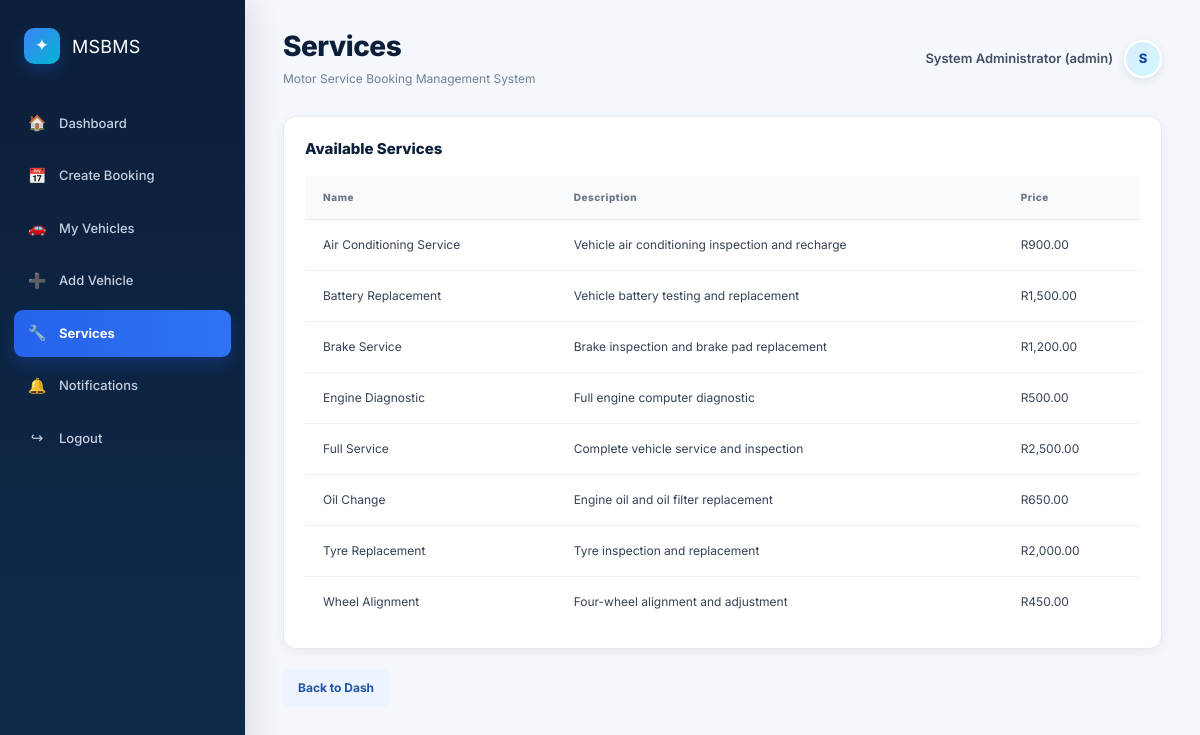
The app's page /public/services.php (signed in) with its own data.
### tables this page shows
CREATE TABLE services (
service_id INT AUTO_INCREMENT PRIMARY KEY,
service_name VARCHAR(150) NOT NULL,
description TEXT,
price DECIMAL(10,2) NOT NULL DEFAULT 0.00,
created_at DATETIME NOT NULL DEFAULT CURRENT_TIMESTAMP);

### app/Core/Session.php (called while the page is built, shortened)
<?php
class Session
{
    public static function userId(): ?int
    {
        return isset($_SESSION['user_id']) ? (int) $_SESSION['user_id'] : null;
    }
    public static function role(): ?string
    {
        return $_SESSION['role'] ?? null;
    }
    public static function fullName(): ?string
    {
        return $_SESSION['full_name'] ?? null;
    }
}

### public/_init.php (called while the page is built, shortened)
<?php
require_once __DIR__ . '/../app/bootstrap.php';
$serviceRepo      = new ServiceRepository($db);
$serviceController      = new ServiceController($serviceRepo);
function e(mixed $value): string
{
    return htmlspecialchars((string)$value, ENT_QUOTES, 'UTF-8');
}

### app/bootstrap.php (called while the page is built, shortened)
<?php
spl_autoload_register(function (string $class): void {
    $directories = [
        __DIR__ . '/Core/',
        __DIR__ . '/Models/',
        __DIR__ . '/Repositories/',
        __DIR__ . '/Services/',
        __DIR__ . '/Controllers/',
    ];
    foreach ($directories as $directory) {
        $file = $directory . $class . '.php';
        if (file_exists($file)) {
            return;
        }
    }
});

### app/Repositories/ServiceRepository.php (called while the page is built, shortened)
<?php
class ServiceRepository
{
    public function all(): array { return $this->db->query('SELECT * FROM services ORDER BY service_name')->fetchAll(); }
}

### app/Controllers/ServiceController.php (called while the page is built, shortened)
<?php
class ServiceController
{
    public function all(): array
    {
        return $this->services->all();
    }
}

### public/services.php (the view, shortened to what this page needs)
<?php
require_once __DIR__ . '/_init.php';
$role     = strtolower((string) Session::role());
$dashboardLink = match ($role) {
    'customer' => 'customer.php',
    'admin'    => 'admin.php',
    'mechanic' => 'mechanic.php',
    default    => 'login.php',
};
$services = $serviceController->all();
?>
<!doctype html>
<html lang="en">
<head>
    <link rel="stylesheet" href="assets/styled.css">
</head>
<body>
<div class="app">
    <aside class="sidebar">
        <div class="logo"><span class="logo-mark">✦</span> MSBMS</div>
        <nav class="nav">
            <a href="<?= e($dashboardLink) ?>"><span class="icon">🏠</span>Dashboard</a>
            <a href="booking_create.php"><span class="icon">📅</span>Create Booking</a>
            <a href="vehicles.php"><span class="icon">🚗</span>My Vehicles</a>
            <a href="vehicle_create.php"><span class="icon">➕</span>Add Vehicle</a>
            <a class="active" href="services.php"><span class="icon">🔧</span>Services</a>
            <a href="notifications.php"><span class="icon">🔔</span>Notifications</a>
            <?php if (Session::userId()): ?>
                <a href="logout.php"><span class="icon">↪</span>Logout</a>
            <?php endif; ?>
        </nav>
    </aside>
    <main class="main">
        <div class="topbar">
            <div class="title">
                <h1>Services</h1>
                <p>Motor Service Booking Management System</p>
            </div>
            <?php if (Session::userId()): ?>
                <div class="user">
                    <span><?= e(Session::fullName()) ?> (<?= e(Session::role()) ?>)</span>
                    <span class="avatar"><?= strtoupper(substr(Session::fullName(), 0, 1)) ?></span>
                </div>
            <?php endif; ?>
        </div>
        <div class="card section">
            <h2>Available Services</h2>
            <div class="table-card">
                <table class="table">
                    <tr>
                        <th>Name</th>
                        <th>Description</th>
                        <th>Price</th>
                    </tr>
                    <?php foreach ($services as $s): ?>
                        <tr>
                            <td><?= e($s['service_name']) ?></td>
                            <td><?= e($s['description']) ?></td>
                            <td>R<?= number_format((float)$s['price'], 2) ?></td>
                        </tr>
                    <?php endforeach; ?>
                </table>
            </div>
        </div>
        <p style="margin-top:20px">
            <a class="btn secondary" href="<?= e($dashboardLink) ?>">Back to Dash</a>
        </p>
    </main>
</div>
</body>
</html>

### public/assets/styled.css (style rules this page uses)
:root { --navy:#0b1f3a; --navy-2:#102b4f; --blue:#2563eb; --blue-dark:#1d4ed8; --blue-soft:#eaf1ff; --cyan:#06b6d4; --green:#16a34a; --green-soft:#eaf8ef; --orange:#d97706; --orange-soft:#fff5df; --red:#dc2626; --red-soft:#feecec; --text:#172033; --muted:#718096; --border:#e6eaf0; --surface:#ffffff; --bg:#f4f7fb; --shadow:0 10px 30px rgba(15,35,65,.07); --shadow-sm:0 3px 12px rgba(15,35,65,.06); }
* { box-sizing:border-box;margin:0;padding:0 }
html { scroll-behavior:smooth }
body { font-family:'Inter',Arial,Helvetica,sans-serif; background:var(--bg); color:var(--text); line-height:1.5; font-size:14px; }
a { text-decoration:none;color:inherit }
.app { display:flex;min-height:100vh }
.sidebar { width:245px; background:linear-gradient(180deg,var(--navy) 0%,#102a4c 100%); padding:20px 14px; position:fixed; left:0;top:0;bottom:0; color:#fff; box-shadow:8px 0 28px rgba(7,22,42,.10); z-index:20; }
.logo { height:52px; display:flex; align-items:center; gap:12px; padding:0 10px; margin-bottom:28px; font-size:18px; letter-spacing:.2px; color:#fff; }
.logo-mark { width:36px;height:36px; border-radius:10px; background:linear-gradient(135deg,#3b82f6,#06b6d4); display:grid;place-items:center; color:#fff;font-size:17px; box-shadow:0 6px 16px rgba(37,99,235,.28); }
.nav { display:flex;flex-direction:column;gap:6px }
.nav a { display:flex; align-items:center; gap:12px; padding:12px 13px; border-radius:9px; color:#c6d1e1; font-size:13px; font-weight:500; transition:.2s ease; }
.nav a.active { background:linear-gradient(90deg,#2563eb,#2f72f2); color:#fff; font-weight:700; box-shadow:0 7px 18px rgba(37,99,235,.24); }
.icon { width:20px;text-align:center;font-size:15px;opacity:.95 }
.main { margin-left:245px; flex:1; padding:30px 38px 42px; max-width:1600px; }
.topbar { display:flex; justify-content:space-between; align-items:center; margin-bottom:28px; }
.title h1 { font-size:28px; line-height:1.2; letter-spacing:-.5px; font-weight:800; color:var(--navy); margin-bottom:6px; }
.title p { color:var(--muted);font-size:12px }
.user { display:flex; align-items:center; gap:11px; color:#425066; font-size:13px; font-weight:600; }
.avatar { width:38px;height:38px; border-radius:50%; background:linear-gradient(135deg,#dbeafe,#cffafe); display:grid;place-items:center; color:#174a9c; font-weight:800; border:2px solid #fff; box-shadow:0 3px 10px rgba(20,50,90,.1); }
.card { background:var(--surface); border:1px solid var(--border); border-radius:13px; box-shadow:var(--shadow-sm); }
.table-card { overflow:hidden }
.btn { display:inline-flex; align-items:center; justify-content:center; gap:7px; background:linear-gradient(135deg,var(--blue),var(--blue-dark)); color:#fff; border:0; border-radius:7px; padding:10px 15px; font-size:12px; font-weight:700; cursor:pointer; box-shadow:0 5px 13px rgba(37,99,235,.18); transition:.2s ease; }
.btn.secondary { background:#edf3ff; color:#2155a5; box-shadow:none; }
.table { width:100%;border-collapse:collapse }
.table th { background:#f8fafc; color:#697689; text-align:left; font-size:10px; font-weight:800; letter-spacing:.55px; padding:14px 18px; border-bottom:1px solid var(--border); }
.table td { padding:16px 18px; font-size:12px; color:#354156; border-bottom:1px solid #edf0f4; vertical-align:middle; }
.table tr:last-child td { border-bottom:0 }
.section { padding:21px }
.section h2 { font-size:15px; font-weight:800; color:var(--navy); margin-bottom:16px; }

### records on screen
services: service_name "Air Conditioning Service", description "Vehicle air conditioning inspection and recharge", price "900.00"
services: service_name "Battery Replacement", description "Vehicle battery testing and replacement", price "1,500.00"
services: service_name "Brake Service", description "Brake inspection and brake pad replacement", price "1,200.00"
services: service_name "Engine Diagnostic", description "Full engine computer diagnostic", price "500.00"
services: service_name "Full Service", description "Complete vehicle service and inspection", price "2,500.00"
services: service_name "Oil Change", description "Engine oil and oil filter replacement", price "650.00"
services: service_name "Tyre Replacement", description "Tyre inspection and replacement", price "2,000.00"
services: service_name "Wheel Alignment", description "Four-wheel alignment and adjustment", price "450.00"

### other values on screen
Session::fullName() "System Administrator"
Session::role() "admin"
substr(Session::fullName(), 0, 1) "S"
